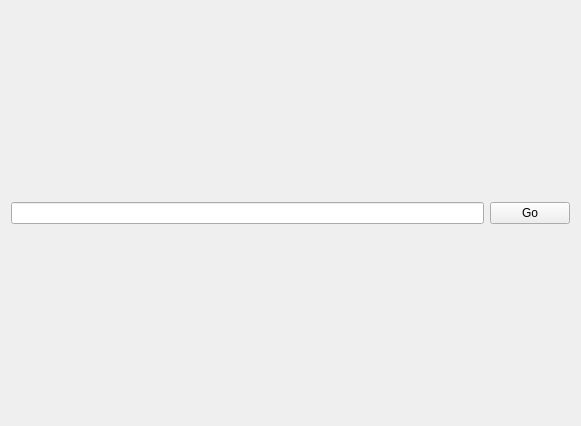
<?xml version="1.0" encoding="UTF-8"?>
<ui version="4.0">
 <class>WebViewPagePanel</class>
 <widget class="QWidget" name="WebViewPagePanel">
  <property name="geometry">
   <rect>
    <x>0</x>
    <y>0</y>
    <width>581</width>
    <height>426</height>
   </rect>
  </property>
  <property name="windowTitle">
   <string>Form</string>
  </property>
  <layout class="QVBoxLayout" name="verticalLayout">
   <item>
    <layout class="QHBoxLayout" name="horizontalLayout">
     <item>
      <widget class="QLineEdit" name="addressBar"/>
     </item>
     <item>
      <widget class="QPushButton" name="goButton">
       <property name="text">
        <string>Go</string>
       </property>
      </widget>
     </item>
    </layout>
   </item>
  </layout>
 </widget>
 <resources/>
 <connections/>
</ui>
